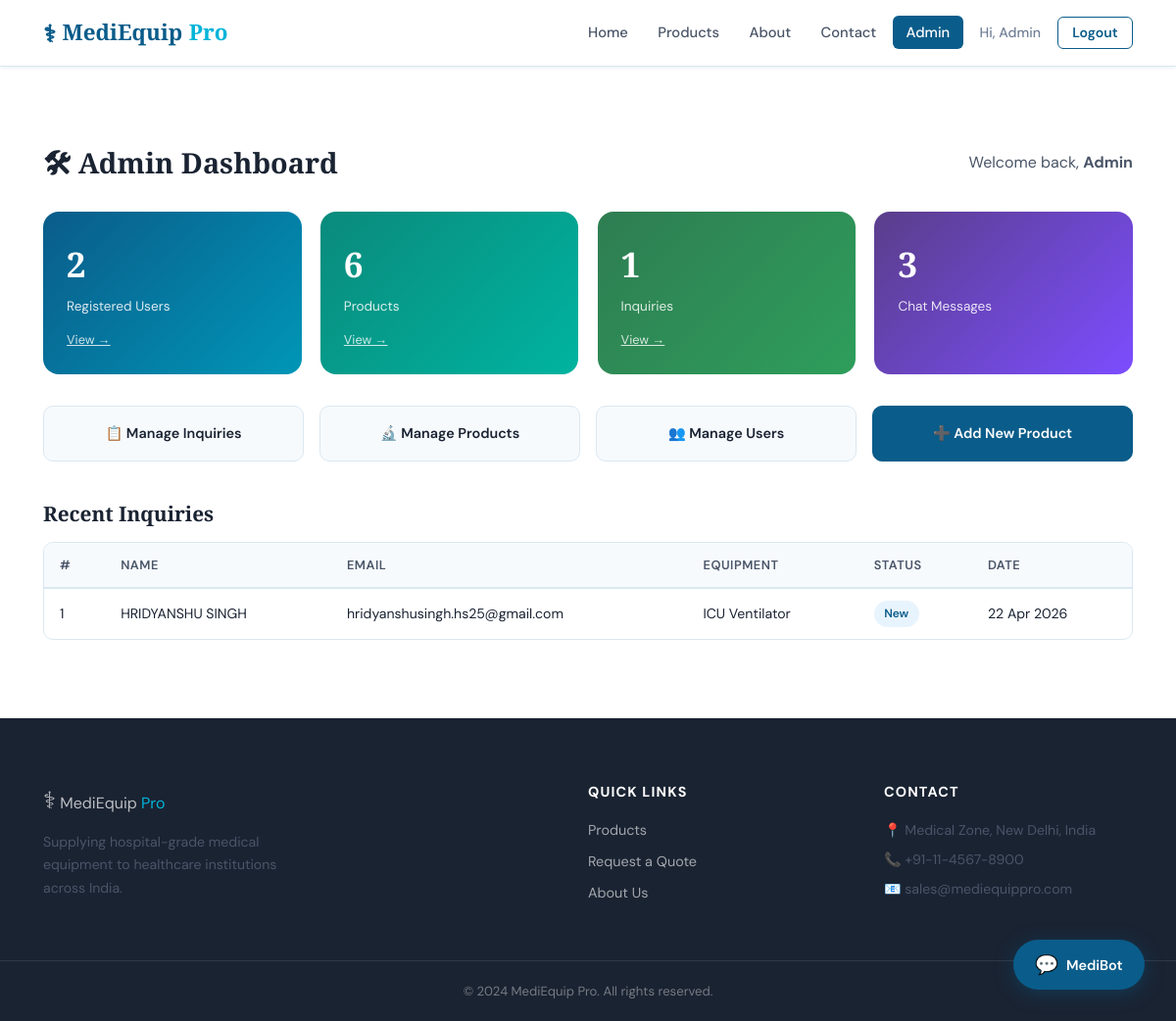
The page /admin (signed in) on the database its author committed.
### models/database.py (models this page shows, shortened)
class Inquiry(db.Model):
    __tablename__ = 'inquiries'
    id               = db.Column(db.Integer, primary_key=True)
    name             = db.Column(db.String(100), nullable=False)
    email            = db.Column(db.String(150), nullable=False)
    phone            = db.Column(db.String(20), nullable=True)
    product_interest = db.Column(db.String(150), nullable=True)
    message          = db.Column(db.Text, nullable=False)
    status           = db.Column(db.String(30), default='New')
    user_id          = db.Column(db.Integer, db.ForeignKey('users.id'), nullable=True)
    created_at       = db.Column(db.DateTime, default=datetime.utcnow)

### app.py (the view)
@app.route('/admin')
@admin_required
def admin_dashboard():
    stats = {
        'users':     User.query.count(),
        'products':  Product.query.count(),
        'inquiries': Inquiry.query.count(),
        'chats':     ChatLog.query.count(),
    }
    recent_inquiries = Inquiry.query.order_by(Inquiry.created_at.desc()).limit(5).all()
    return render_template('admin/dashboard.html', stats=stats, recent_inquiries=recent_inquiries)

### app.py (called while the page is built)
def admin_required(f):
    @wraps(f)
    def decorated(*args, **kwargs):
        if 'user_id' not in session or not session.get('is_admin'):
            flash('Admin access required.', 'danger')
            return redirect(url_for('login'))
        return f(*args, **kwargs)
    return decorated

### templates/admin/dashboard.html (shortened to what this page needs)
{% extends "base.html" %}
{% block content %}
<section class="section">
  <div class="container">
    <div class="admin-header">
      <h1>🛠 Admin Dashboard</h1>
      <p>Welcome back, <strong>{{ session.username }}</strong></p>
    </div>
    <div class="stats-grid">
      <div class="stat-card stat-blue">
        <div class="stat-num">{{ stats.users }}</div>
        <div class="stat-label">Registered Users</div>
        <a href="{{ url_for('admin_users') }}" class="stat-link">View →</a>
      </div>
      <div class="stat-card stat-teal">
        <div class="stat-num">{{ stats.products }}</div>
        <div class="stat-label">Products</div>
        <a href="{{ url_for('admin_products') }}" class="stat-link">View →</a>
      </div>
      <div class="stat-card stat-green">
        <div class="stat-num">{{ stats.inquiries }}</div>
        <div class="stat-label">Inquiries</div>
        <a href="{{ url_for('admin_inquiries') }}" class="stat-link">View →</a>
      </div>
      <div class="stat-card stat-purple">
        <div class="stat-num">{{ stats.chats }}</div>
        <div class="stat-label">Chat Messages</div>
      </div>
    </div>
    <div class="admin-nav-cards">
      <a href="{{ url_for('admin_inquiries') }}" class="admin-nav-card">📋 Manage Inquiries</a>
      <a href="{{ url_for('admin_products') }}" class="admin-nav-card">🔬 Manage Products</a>
      <a href="{{ url_for('admin_users') }}" class="admin-nav-card">👥 Manage Users</a>
      <a href="{{ url_for('admin_add_product') }}" class="admin-nav-card admin-nav-cta">➕ Add New Product</a>
    </div>
    <div class="admin-section">
      <h2>Recent Inquiries</h2>
      <div class="table-wrap">
        <table class="admin-table">
          <thead>
            <tr><th>#</th><th>Name</th><th>Email</th><th>Equipment</th><th>Status</th><th>Date</th></tr>
          </thead>
          <tbody>
            {% for inq in recent_inquiries %}
            <tr>
              <td>{{ inq.id }}</td>
              <td>{{ inq.name }}</td>
              <td>{{ inq.email }}</td>
              <td>{{ inq.product_interest or '—' }}</td>
              <td><span class="status-badge status-{{ inq.status.lower().replace(' ', '-') }}">{{ inq.status }}</span></td>
              <td>{{ inq.created_at.strftime('%d %b %Y') }}</td>
            </tr>
            {% else %}
            <tr><td colspan="6" class="text-center">No inquiries yet.</td></tr>
            {% endfor %}
          </tbody>
        </table>
      </div>
    </div>
  </div>
</section>
{% endblock %}

### static/css/style.css (style rules this page uses)
:root { --primary: #0a5c8a; --primary-dark: #073f62; --primary-light: #e8f4fd; --accent: #00b4d8; --accent-dark: #0096b7; --success: #2e9e5b; --danger: #d94f4f; --warning: #f59e0b; --text-dark: #1a2332; --text-mid: #4a5568; --text-light: #718096; --border: #dbe8f0; --bg-light: #f7fafd; --bg-white: #ffffff; --shadow-sm: 0 1px 4px rgba(10,92,138,.10); --shadow-md: 0 4px 20px rgba(10,92,138,.13); --shadow-lg: 0 8px 40px rgba(10,92,138,.18); --radius: 10px; --radius-lg: 16px; --nav-h: 68px; --transition: .22s ease; }
*, *::before, *::after { box-sizing: border-box; margin: 0; padding: 0; }
html { scroll-behavior: smooth; font-size: 16px; }
body { font-family: 'DM Sans', sans-serif; color: var(--text-dark); background: var(--bg-white); line-height: 1.65; padding-top: var(--nav-h); }
a { text-decoration: none; color: var(--primary); transition: color var(--transition); }
h1, h2, h3 { font-family: 'Playfair Display', serif; color: var(--text-dark); line-height: 1.25; }
h1 { font-size: clamp(1.8rem, 4vw, 2.8rem); }
h2 { font-size: clamp(1.4rem, 3vw, 2rem); }
p { color: var(--text-mid); }
.container { max-width: 1160px; margin: 0 auto; padding: 0 1.5rem; }
.section { padding: 5rem 0; }
.admin-header { display: flex; justify-content: space-between; align-items: center; margin-bottom: 2rem; flex-wrap: wrap; gap: 1rem; }
.admin-header h1 { font-size: 1.8rem; }
.stats-grid { display: grid; grid-template-columns: repeat(4,1fr); gap: 1.2rem; margin-bottom: 2rem; }
.stat-card { border-radius: var(--radius-lg); padding: 1.5rem; color: #fff; display: flex; flex-direction: column; gap: .25rem; }
.stat-blue { background: linear-gradient(135deg, #0a5c8a, #0096b7); }
.stat-teal { background: linear-gradient(135deg, #0a8a7c, #00b4a0); }
.stat-green { background: linear-gradient(135deg, #2e7d52, #2e9e5b); }
.stat-purple { background: linear-gradient(135deg, #5a3e8a, #7c4dff); }
.stat-num { font-size: 2.2rem; font-weight: 700; font-family: 'Playfair Display', serif; }
.stat-label { font-size: .85rem; opacity: .85; }
.stat-link { font-size: .8rem; margin-top: .5rem; color: rgba(255,255,255,.8); text-decoration: underline; }
.admin-nav-cards { display: flex; gap: 1rem; flex-wrap: wrap; margin-bottom: 2.5rem; }
.admin-nav-card { display: block; flex: 1; min-width: 150px; padding: 1rem 1.5rem; background: var(--bg-light); border: 1.5px solid var(--border); border-radius: var(--radius); text-align: center; font-weight: 600; font-size: .9rem; color: var(--text-dark); transition: all var(--transition); }
.admin-nav-cta { background: var(--primary) !important; color: #fff !important; border-color: var(--primary) !important; }
.admin-section h2 { margin-bottom: 1rem; font-size: 1.3rem; }
.table-wrap { overflow-x: auto; border: 1px solid var(--border); border-radius: var(--radius); }
.admin-table { width: 100%; border-collapse: collapse; font-size: .88rem; }
.admin-table th { background: var(--bg-light); font-weight: 600; padding: .75rem 1rem; text-align: left; border-bottom: 2px solid var(--border); font-size: .8rem; text-transform: uppercase; letter-spacing: .04em; color: var(--text-mid); }
.admin-table td { padding: .75rem 1rem; border-bottom: 1px solid var(--bg-light); vertical-align: middle; }
.admin-table tr:last-child td { border-bottom: none; }
.status-badge { display: inline-block; padding: .2rem .65rem; border-radius: 100px; font-size: .75rem; font-weight: 600; }
.status-new { background: #e8f4fd; color: var(--primary); }

### rows shown on the page
Inquiry: id "1", name "HRIDYANSHU SINGH", email "hridyanshusingh.hs25@gmail.com", product_interest "ICU Ventilator", status "New", created_at "22 Apr 2026"

### other values the page prints
{{ session.username }} "Admin"
{{ stats.users }} "2"
{{ stats.products }} "6"
{{ stats.inquiries }} "1"
{{ stats.chats }} "3"
